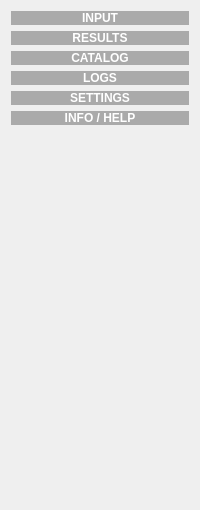
         <widget class="QWidget" name="SidePanelExt" native="true">
          <layout class="QVBoxLayout" name="verticalLayout_2">
           <item>
            <widget class="QPushButton" name="inputButtonExt">
             <property name="sizePolicy">
              <sizepolicy hsizetype="Minimum" vsizetype="Fixed">
               <horstretch>0</horstretch>
               <verstretch>0</verstretch>
              </sizepolicy>
             </property>
             <property name="font">
              <font>
               <pointsize>9</pointsize>
               <weight>75</weight>
               <bold>true</bold>
              </font>
             </property>
             <property name="layoutDirection">
              <enum>Qt::LeftToRight</enum>
             </property>
             <property name="styleSheet">
              <string notr="true">QPushButton {
background-color: rgba(153, 153, 153, 0.8);
color: rgb(255, 255, 255);
padding-left: 10px;
padding-right: 10 px;
border-radius: 10px;
}

QPushButton:hover {
background-color: rgba(100, 100, 153);
color: rgb(255, 255, 255);
padding-left: 10px;
padding-right: 10 px;
border-radius: 10px;
}

QPushButton:pressed {
background-color: rgba(153, 153, 153);
color: rgb(255, 255, 255);
padding-left: 10px;
padding-right: 10 px;
border-radius: 10px;
}</string>
             </property>
             <property name="text">
              <string>INPUT</string>
             </property>
             <property name="icon">
              <iconset resource="resources.qrc">
               <normaloff>:/icons/resources/icons/input.svg</normaloff>:/icons/resources/icons/input.svg</iconset>
             </property>
             <property name="iconSize">
              <size>
               <width>24</width>
               <height>24</height>
              </size>
             </property>
            </widget>
           </item>
           <item>
            <widget class="QPushButton" name="resultButtonExt">
             <property name="sizePolicy">
              <sizepolicy hsizetype="Minimum" vsizetype="Fixed">
               <horstretch>0</horstretch>
               <verstretch>0</verstretch>
              </sizepolicy>
             </property>
             <property name="font">
              <font>
               <pointsize>9</pointsize>
               <weight>75</weight>
               <bold>true</bold>
              </font>
             </property>
             <property name="styleSheet">
              <string notr="true">QPushButton {
background-color: rgba(153, 153, 153, 0.8);
color: rgb(255, 255, 255);
padding-left: 10px;
padding-right: 10 px;
border-radius: 10px;
}

QPushButton:hover {
background-color: rgba(100, 100, 153);
color: rgb(255, 255, 255);
padding-left: 10px;
padding-right: 10 px;
border-radius: 10px;
}

QPushButton:pressed {
background-color: rgba(153, 153, 153);
color: rgb(255, 255, 255);
padding-left: 10px;
padding-right: 10 px;
border-radius: 10px;
}</string>
             </property>
             <property name="text">
              <string>RESULTS</string>
             </property>
             <property name="icon">
              <iconset resource="resources.qrc">
               <normaloff>:/icons/resources/icons/result.svg</normaloff>:/icons/resources/icons/result.svg</iconset>
             </property>
             <property name="iconSize">
              <size>
               <width>24</width>
               <height>24</height>
              </size>
             </property>
            </widget>
           </item>
           <item>
            <widget class="QPushButton" name="catalogButtonExt">
             <property name="sizePolicy">
              <sizepolicy hsizetype="Minimum" vsizetype="Fixed">
               <horstretch>0</horstretch>
               <verstretch>0</verstretch>
              </sizepolicy>
             </property>
             <property name="font">
              <font>
               <pointsize>9</pointsize>
               <weight>75</weight>
               <bold>true</bold>
              </font>
             </property>
             <property name="styleSheet">
              <string notr="true">QPushButton {
background-color: rgba(153, 153, 153, 0.8);
color: rgb(255, 255, 255);
padding-left: 10px;
padding-right: 10 px;
border-radius: 10px;
}

QPushButton:hover {
background-color: rgba(100, 100, 153);
color: rgb(255, 255, 255);
padding-left: 10px;
padding-right: 10 px;
border-radius: 10px;
}

QPushButton:pressed {
background-color: rgba(153, 153, 153);
color: rgb(255, 255, 255);
padding-left: 10px;
padding-right: 10 px;
border-radius: 10px;
}</string>
             </property>
             <property name="text">
              <string>CATALOG</string>
             </property>
             <property name="icon">
              <iconset resource="resources.qrc">
               <normaloff>:/icons/resources/icons/catalog.svg</normaloff>:/icons/resources/icons/catalog.svg</iconset>
             </property>
             <property name="iconSize">
              <size>
               <width>24</width>
               <height>24</height>
              </size>
             </property>
            </widget>
           </item>
           <item>
            <widget class="QPushButton" name="logsButtonExt">
             <property name="sizePolicy">
              <sizepolicy hsizetype="Minimum" vsizetype="Fixed">
               <horstretch>0</horstretch>
               <verstretch>0</verstretch>
              </sizepolicy>
             </property>
             <property name="font">
              <font>
               <pointsize>9</pointsize>
               <weight>75</weight>
               <bold>true</bold>
              </font>
             </property>
             <property name="styleSheet">
              <string notr="true">QPushButton {
background-color: rgba(153, 153, 153, 0.8);
color: rgb(255, 255, 255);
padding-left: 10px;
padding-right: 10 px;
border-radius: 10px;
}

QPushButton:hover {
background-color: rgba(100, 100, 153);
color: rgb(255, 255, 255);
padding-left: 10px;
padding-right: 10 px;
border-radius: 10px;
}

QPushButton:pressed {
background-color: rgba(153, 153, 153);
color: rgb(255, 255, 255);
padding-left: 10px;
padding-right: 10 px;
border-radius: 10px;
}</string>
             </property>
             <property name="text">
              <string>LOGS</string>
             </property>
             <property name="icon">
              <iconset resource="resources.qrc">
               <normaloff>:/icons/resources/icons/logs.svg</normaloff>:/icons/resources/icons/logs.svg</iconset>
             </property>
             <property name="iconSize">
              <size>
               <width>24</width>
               <height>24</height>
              </size>
             </property>
            </widget>
           </item>
           <item>
            <widget class="QPushButton" name="settingsButtonExt">
             <property name="sizePolicy">
              <sizepolicy hsizetype="Minimum" vsizetype="Fixed">
               <horstretch>0</horstretch>
               <verstretch>0</verstretch>
              </sizepolicy>
             </property>
             <property name="font">
              <font>
               <pointsize>9</pointsize>
               <weight>75</weight>
               <bold>true</bold>
              </font>
             </property>
             <property name="styleSheet">
              <string notr="true">QPushButton {
background-color: rgba(153, 153, 153, 0.8);
color: rgb(255, 255, 255);
padding-left: 10px;
padding-right: 10 px;
border-radius: 10px;
}

QPushButton:hover {
background-color: rgba(100, 100, 153);
color: rgb(255, 255, 255);
padding-left: 10px;
padding-right: 10 px;
border-radius: 10px;
}

QPushButton:pressed {
background-color: rgba(153, 153, 153);
color: rgb(255, 255, 255);
padding-left: 10px;
padding-right: 10 px;
border-radius: 10px;
}</string>
             </property>
             <property name="text">
              <string>SETTINGS</string>
             </property>
             <property name="icon">
              <iconset resource="resources.qrc">
               <normaloff>:/icons/resources/icons/settings.svg</normaloff>:/icons/resources/icons/settings.svg</iconset>
             </property>
             <property name="iconSize">
              <size>
               <width>24</width>
               <height>24</height>
              </size>
             </property>
            </widget>
           </item>
           <item>
            <widget class="QPushButton" name="infoButtonExt">
             <property name="sizePolicy">
              <sizepolicy hsizetype="Minimum" vsizetype="Fixed">
               <horstretch>0</horstretch>
               <verstretch>0</verstretch>
              </sizepolicy>
             </property>
             <property name="font">
              <font>
               <pointsize>9</pointsize>
               <weight>75</weight>
               <bold>true</bold>
              </font>
             </property>
             <property name="styleSheet">
              <string notr="true">QPushButton {
background-color: rgba(153, 153, 153, 0.8);
color: rgb(255, 255, 255);
padding-left: 10px;
padding-right: 10 px;
border-radius: 10px;
}

QPushButton:hover {
background-color: rgba(100, 100, 153);
color: rgb(255, 255, 255);
padding-left: 10px;
padding-right: 10 px;
border-radius: 10px;
}

QPushButton:pressed {
background-color: rgba(153, 153, 153);
color: rgb(255, 255, 255);
padding-left: 10px;
padding-right: 10 px;
border-radius: 10px;
}</string>
             </property>
             <property name="text">
              <string>INFO / HELP</string>
             </property>
             <property name="icon">
              <iconset resource="resources.qrc">
               <normaloff>:/icons/resources/icons/info.svg</normaloff>:/icons/resources/icons/info.svg</iconset>
             </property>
             <property name="iconSize">
              <size>
               <width>24</width>
               <height>24</height>
              </size>
             </property>
            </widget>
           </item>
           <item>
            <spacer name="verticalSpacer_2">
             <property name="orientation">
              <enum>Qt::Vertical</enum>
             </property>
             <property name="sizeHint" stdset="0">
              <size>
               <width>20</width>
               <height>374</height>
              </size>
             </property>
            </spacer>
           </item>
          </layout>
         </widget>
